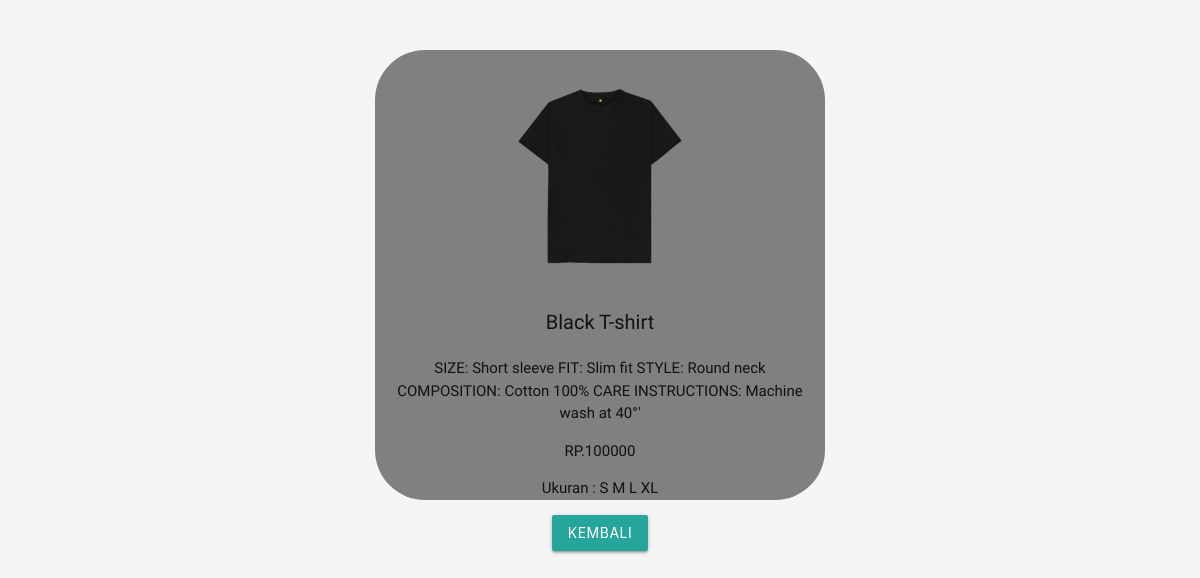
The app's page /php/detail.php?id=1 with its own data.
### tables this page shows
CREATE TABLE `pakaian` (
  `id` int(11) NOT NULL,
  `gambar` varchar(100) NOT NULL,
  `nama` varchar(100) NOT NULL,
  `deskripsi` text NOT NULL,
  `harga` int(11) NOT NULL,
  `ukuran` varchar(10) NOT NULL
);

### php/functions.php (called while the page is built, shortened)
<?php
function koneksi()
{
    $conn = mysqli_connect("localhost", "root", "");
    mysqli_select_db($conn, "tubes_203040109");
    return $conn;
}
function query($sql)
{
    $conn = koneksi();
    $result = mysqli_query($conn, $sql);
    $rows = [];
    while ($row = mysqli_fetch_assoc($result)){
        $rows[] = $row;
    }
    return $rows;
}
?>

### php/detail.php (the view, shortened to what this page needs)
<?php
    require 'functions.php';
    $id = $_GET['id'];
    $pakaian = query("SELECT * FROM pakaian WHERE id = $id")[0];
?>
<!DOCTYPE html>
  <html>
    <head>
      <link type="text/css" rel="stylesheet" href="css/materialize.min.css"  media="screen,projection"/>
      <link rel="stylesheet" href="css/style.css"
    <link rel="stylesheet" href="assets/fontawesome-free-5.15.1-web/css/all.min.css">
</head>
<body>
    <center>
    <div id="box" class="kotak">
        <img class = "ard" src= "../assets/img/<?= $pakaian["gambar"]; ?>" alt = "" width="200px">
    <div class="col m6 w">
        <div class="keterangan">
            <p style="font-size: 20px;"><?= $pakaian["nama"]; ?></b></p>
            <p> <?= $pakaian["deskripsi"]; ?></p>
            <p>RP.<?= $pakaian["harga"]; ?></p>
            <p>Ukuran : <?= $pakaian["ukuran"]; ?></p>
        </div>
        <a href="../index.php">
        <button class="waves-effect waves-light btn">Kembali</button>
        </a>
    </div>
    </div>
    </center>
</body>
</html>

### php/detail.php (style rules this page uses)
body { background-color: whitesmoke; }
#box { width: 450px; height:450px; background:grey; text-align: center; display: inline-block; margin-top: 50px; border-radius: 50px; padding: 20px; }
.kotak { text-align: center; padding: 20px; }
p { font-family: 'Farro', sans-serif; }

### records on screen
pakaian: gambar (picture), nama "Black T-shirt", deskripsi "SIZE: Short sleeve FIT: Slim fit STYLE: Round neck COMPOSITION: Cotton 100% CARE INSTRUCTIONS: Machine wash at 40°'", harga "100000", ukuran "S M L XL"
